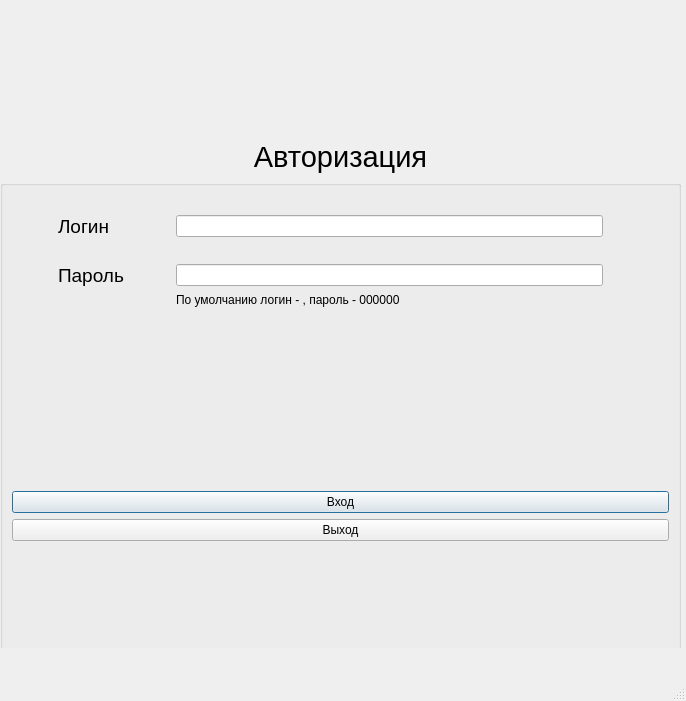
<?xml version="1.0" encoding="UTF-8"?>
<ui version="4.0">
 <class>MainWindow</class>
 <widget class="QMainWindow" name="MainWindow">
  <property name="geometry">
   <rect>
    <x>0</x>
    <y>0</y>
    <width>686</width>
    <height>701</height>
   </rect>
  </property>
  <property name="sizePolicy">
   <sizepolicy hsizetype="Minimum" vsizetype="Minimum">
    <horstretch>0</horstretch>
    <verstretch>0</verstretch>
   </sizepolicy>
  </property>
  <property name="windowTitle">
   <string>authorization</string>
  </property>
  <widget class="QWidget" name="centralwidget">
   <property name="maximumSize">
    <size>
     <width>828</width>
     <height>648</height>
    </size>
   </property>
   <widget class="QWidget" name="layoutWidget">
    <property name="geometry">
     <rect>
      <x>0</x>
      <y>0</y>
      <width>681</width>
      <height>693</height>
     </rect>
    </property>
    <layout class="QVBoxLayout" name="verticalLayout">
     <property name="sizeConstraint">
      <enum>QLayout::SetMaximumSize</enum>
     </property>
     <item>
      <spacer name="verticalSpacer_4">
       <property name="orientation">
        <enum>Qt::Vertical</enum>
       </property>
       <property name="sizeType">
        <enum>QSizePolicy::Fixed</enum>
       </property>
       <property name="sizeHint" stdset="0">
        <size>
         <width>100</width>
         <height>120</height>
        </size>
       </property>
      </spacer>
     </item>
     <item alignment="Qt::AlignHCenter">
      <widget class="QLabel" name="image">
       <property name="text">
        <string/>
       </property>
       <property name="pixmap">
        <pixmap>C:/Users/Саша/Pictures/вход.png</pixmap>
       </property>
      </widget>
     </item>
     <item>
      <widget class="QLabel" name="label">
       <property name="text">
        <string>&lt;html&gt;&lt;head/&gt;&lt;body&gt;&lt;p align=&quot;center&quot;&gt;&lt;span style=&quot; font-size:22pt;&quot;&gt;Авторизация&lt;/span&gt;&lt;/p&gt;&lt;/body&gt;&lt;/html&gt;</string>
       </property>
      </widget>
     </item>
     <item>
      <widget class="QGroupBox" name="groupBox">
       <property name="title">
        <string/>
       </property>
       <layout class="QGridLayout" name="gridLayout">
        <item row="1" column="0">
         <spacer name="horizontalSpacer_3">
          <property name="orientation">
           <enum>Qt::Horizontal</enum>
          </property>
          <property name="sizeType">
           <enum>QSizePolicy::Fixed</enum>
          </property>
          <property name="sizeHint" stdset="0">
           <size>
            <width>40</width>
            <height>20</height>
           </size>
          </property>
         </spacer>
        </item>
        <item row="1" column="1">
         <widget class="QLabel" name="label_2">
          <property name="text">
           <string>&lt;html&gt;&lt;head/&gt;&lt;body&gt;&lt;p&gt;&lt;span style=&quot; font-size:14pt;&quot;&gt;Логин&lt;/span&gt;&lt;/p&gt;&lt;/body&gt;&lt;/html&gt;</string>
          </property>
         </widget>
        </item>
        <item row="1" column="4">
         <spacer name="horizontalSpacer_5">
          <property name="orientation">
           <enum>Qt::Horizontal</enum>
          </property>
          <property name="sizeType">
           <enum>QSizePolicy::Fixed</enum>
          </property>
          <property name="sizeHint" stdset="0">
           <size>
            <width>60</width>
            <height>20</height>
           </size>
          </property>
         </spacer>
        </item>
        <item row="5" column="3">
         <widget class="QLabel" name="label_4">
          <property name="text">
           <string>&lt;html&gt;&lt;head/&gt;&lt;body&gt;&lt;p&gt;По умолчанию логин - , пароль - 000000&lt;/p&gt;&lt;/body&gt;&lt;/html&gt;</string>
          </property>
         </widget>
        </item>
        <item row="0" column="3">
         <spacer name="verticalSpacer_3">
          <property name="orientation">
           <enum>Qt::Vertical</enum>
          </property>
          <property name="sizeType">
           <enum>QSizePolicy::Fixed</enum>
          </property>
          <property name="sizeHint" stdset="0">
           <size>
            <width>20</width>
            <height>20</height>
           </size>
          </property>
         </spacer>
        </item>
        <item row="3" column="2">
         <spacer name="horizontalSpacer_2">
          <property name="orientation">
           <enum>Qt::Horizontal</enum>
          </property>
          <property name="sizeType">
           <enum>QSizePolicy::Fixed</enum>
          </property>
          <property name="sizeHint" stdset="0">
           <size>
            <width>40</width>
            <height>20</height>
           </size>
          </property>
         </spacer>
        </item>
        <item row="2" column="3">
         <spacer name="verticalSpacer">
          <property name="orientation">
           <enum>Qt::Vertical</enum>
          </property>
          <property name="sizeType">
           <enum>QSizePolicy::Fixed</enum>
          </property>
          <property name="sizeHint" stdset="0">
           <size>
            <width>20</width>
            <height>20</height>
           </size>
          </property>
         </spacer>
        </item>
        <item row="3" column="4">
         <spacer name="horizontalSpacer_6">
          <property name="orientation">
           <enum>Qt::Horizontal</enum>
          </property>
          <property name="sizeType">
           <enum>QSizePolicy::Fixed</enum>
          </property>
          <property name="sizeHint" stdset="0">
           <size>
            <width>60</width>
            <height>20</height>
           </size>
          </property>
         </spacer>
        </item>
        <item row="3" column="1">
         <widget class="QLabel" name="label_3">
          <property name="text">
           <string>&lt;html&gt;&lt;head/&gt;&lt;body&gt;&lt;p&gt;&lt;span style=&quot; font-size:14pt;&quot;&gt;Пароль&lt;/span&gt;&lt;/p&gt;&lt;/body&gt;&lt;/html&gt;</string>
          </property>
         </widget>
        </item>
        <item row="3" column="3">
         <widget class="QLineEdit" name="password"/>
        </item>
        <item row="1" column="3">
         <widget class="QLineEdit" name="login"/>
        </item>
        <item row="6" column="3">
         <spacer name="verticalSpacer_5">
          <property name="orientation">
           <enum>Qt::Vertical</enum>
          </property>
          <property name="sizeHint" stdset="0">
           <size>
            <width>20</width>
            <height>40</height>
           </size>
          </property>
         </spacer>
        </item>
        <item row="3" column="0">
         <spacer name="horizontalSpacer_4">
          <property name="orientation">
           <enum>Qt::Horizontal</enum>
          </property>
          <property name="sizeType">
           <enum>QSizePolicy::Fixed</enum>
          </property>
          <property name="sizeHint" stdset="0">
           <size>
            <width>40</width>
            <height>20</height>
           </size>
          </property>
         </spacer>
        </item>
        <item row="8" column="0" colspan="5">
         <widget class="QPushButton" name="pushButton">
          <property name="text">
           <string>Вход</string>
          </property>
          <property name="checkable">
           <bool>false</bool>
          </property>
          <property name="autoDefault">
           <bool>true</bool>
          </property>
          <property name="default">
           <bool>true</bool>
          </property>
         </widget>
        </item>
        <item row="1" column="2">
         <spacer name="horizontalSpacer">
          <property name="orientation">
           <enum>Qt::Horizontal</enum>
          </property>
          <property name="sizeType">
           <enum>QSizePolicy::Fixed</enum>
          </property>
          <property name="sizeHint" stdset="0">
           <size>
            <width>40</width>
            <height>20</height>
           </size>
          </property>
         </spacer>
        </item>
        <item row="10" column="0" colspan="5">
         <widget class="QPushButton" name="pushButton_2">
          <property name="sizePolicy">
           <sizepolicy hsizetype="Minimum" vsizetype="Fixed">
            <horstretch>0</horstretch>
            <verstretch>0</verstretch>
           </sizepolicy>
          </property>
          <property name="text">
           <string>Выход</string>
          </property>
         </widget>
        </item>
        <item row="11" column="0" colspan="5">
         <spacer name="verticalSpacer_2">
          <property name="orientation">
           <enum>Qt::Vertical</enum>
          </property>
          <property name="sizeType">
           <enum>QSizePolicy::Fixed</enum>
          </property>
          <property name="sizeHint" stdset="0">
           <size>
            <width>20</width>
            <height>140</height>
           </size>
          </property>
         </spacer>
        </item>
       </layout>
      </widget>
     </item>
    </layout>
   </widget>
  </widget>
  <widget class="QMenuBar" name="menubar">
   <property name="geometry">
    <rect>
     <x>0</x>
     <y>0</y>
     <width>686</width>
     <height>25</height>
    </rect>
   </property>
  </widget>
  <widget class="QStatusBar" name="statusbar"/>
 </widget>
 <resources/>
 <connections/>
</ui>
